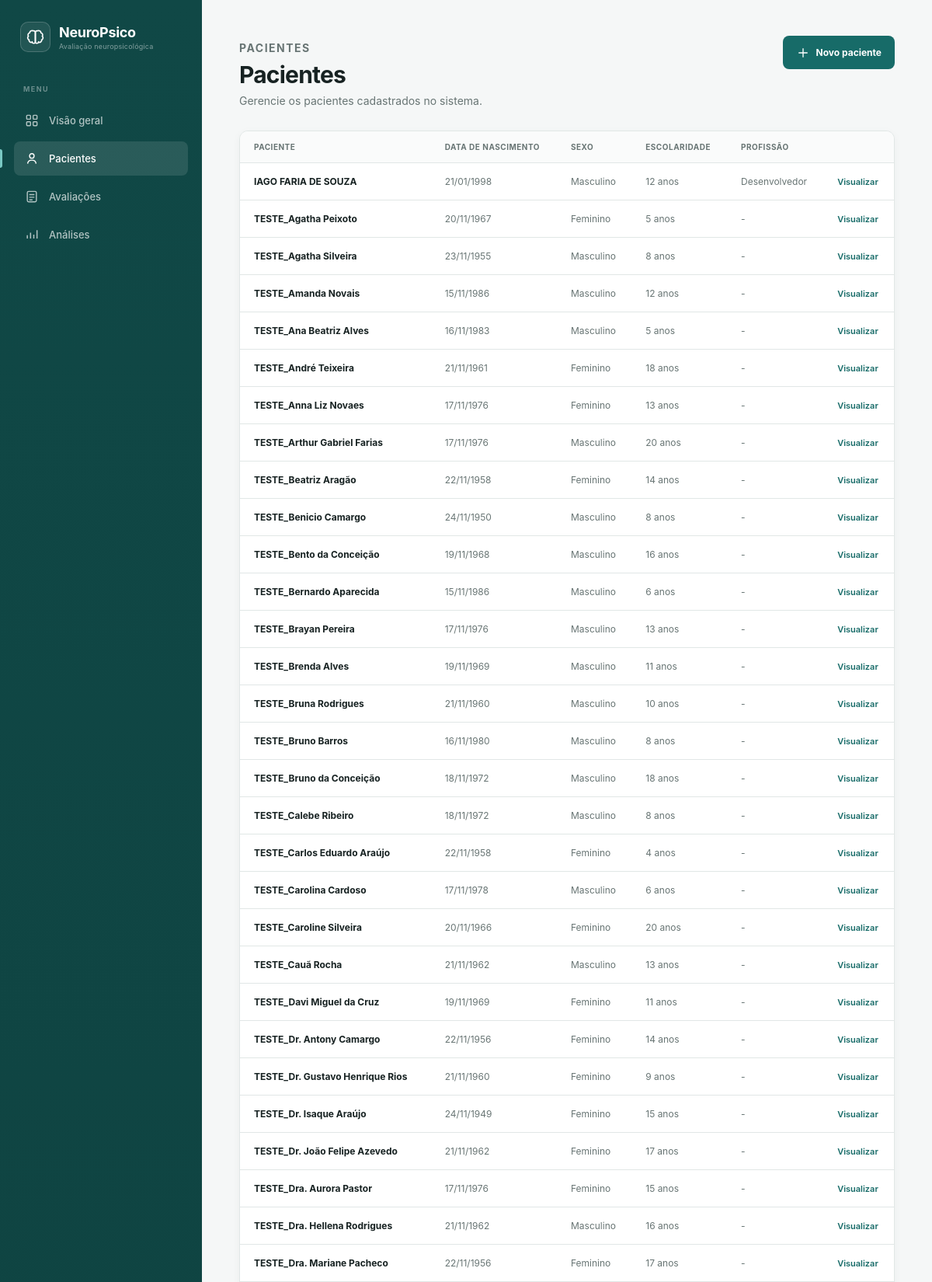
Page /pacientes/ (signed in, upper part) on the committed database.
### app/models/paciente.py (models this page shows, shortened)
class Paciente(db.Model):
    __tablename__ = "paciente"
    id = db.Column(db.Integer, primary_key=True)
    nome = db.Column(db.String(150), nullable=False)
    data_nascimento = db.Column(db.Date, nullable=False)
    sexo = db.Column(db.String(30))
    estado_civil = db.Column(db.String(50))
    anos_estudo = db.Column(db.Integer)
    profissao = db.Column(db.String(100))
    ocupacao_atual = db.Column(db.String(100))
    avaliacoes = db.relationship(
        "Avaliacao",
        back_populates="paciente"
    )

### app/routes/pacientes.py (the view)
@pacientes_bp.route("/")
@login_required
def listar():
    pacientes = db.session.scalars(
        db.select(Paciente).order_by(Paciente.nome)
    ).all()
    return render_template(
        "pacientes/listar.html",
        pacientes=pacientes
    )

### app/templates/pacientes/listar.html (shortened to what this page needs)
{% extends "base.html" %}
{% block content %}
<header class="page-header">
    <div>
        <p class="page-eyebrow">
            PACIENTES
        </p>
        <h1>Pacientes</h1>
        <p>
            Gerencie os pacientes cadastrados no sistema.
        </p>
    </div>
    <a
        href="{{ url_for('pacientes.novo') }}"
        class="button-primary"
    >
        <svg viewBox="0 0 24 24" fill="none">
            <path
                d="M12 5V19M5 12H19"
                stroke="currentColor"
                stroke-width="1.8"
                stroke-linecap="round"
            />
        </svg>
        Novo paciente
    </a>
</header>
<section class="page-container">
    <div class="table-card">
        {% if pacientes %}
            <table class="data-table">
                <thead>
                    <tr>
                        <th>Paciente</th>
                        <th>Data de nascimento</th>
                        <th>Sexo</th>
                        <th>Escolaridade</th>
                        <th>Profissão</th>
                        <th></th>
                    </tr>
                </thead>
                <tbody>
                    {% for paciente in pacientes %}
                        <tr>
                            <td class="patient-name">
                                {{ paciente.nome }}
                            </td>
                            <td class="table-muted">
                                {{ paciente.data_nascimento.strftime('%d/%m/%Y') }}
                            </td>
                            <td class="table-muted">
                                {{ paciente.sexo or '-' }}
                            </td>
                            <td class="table-muted">
                                {% if paciente.anos_estudo is not none %}
                                    {{ paciente.anos_estudo }} anos
                                {% else %}
                                    -
                                {% endif %}
                            </td>
                            <td class="table-muted">
                                {{ paciente.profissao or '-' }}
                            </td>
                            <td>
                                <a
                                    href="{{ url_for('pacientes.visualizar', paciente_id=paciente.id) }}"
                                    class="table-action"
                                >
                                    Visualizar
                                </a>
                            </td>
                        </tr>
                    {% endfor %}
                </tbody>
            </table>
        {% endif %}
    </div>
</section>
{% endblock %}

### app/static/css/app.css (style rules this page uses)
* { margin: 0; padding: 0; box-sizing: border-box; }
:root { --primary: #176b68; --primary-dark: #105653; --primary-light: #e7f3f2; --sidebar: #103f3e; --sidebar-hover: rgba(255, 255, 255, 0.07); --background: #f5f7f7; --surface: #ffffff; --text-primary: #172222; --text-secondary: #687574; --text-muted: #93a09f; --border: #e1e7e6; --shadow: 0 3px 12px rgba(21, 48, 47, 0.04); --sidebar-width: 260px; }
html, body { min-height: 100%; }
body { min-height: 100vh; font-family: Inter, -apple-system, BlinkMacSystemFont, "Segoe UI", sans-serif; background: var(--background); color: var(--text-primary); }
a { color: inherit; text-decoration: none; }
.page-eyebrow { margin-bottom: 8px; font-size: 10px; font-weight: 700; letter-spacing: 1.5px; color: var(--primary); }
.page-header { max-width: 1400px; display: flex; align-items: flex-start; justify-content: space-between; gap: 25px; margin: 0 auto 30px; }
.page-header h1 { font-size: 30px; font-weight: 650; letter-spacing: -0.8px; }
.page-header p { margin-top: 7px; font-size: 14px; color: var(--text-secondary); }
.page-container { max-width: 1400px; margin: 0 auto; }
.button-primary { min-height: 43px; display: inline-flex; align-items: center; justify-content: center; gap: 8px; padding: 0 17px; border: none; border-radius: 8px; cursor: pointer; background: var(--primary); color: white; font-family: inherit; font-size: 12px; font-weight: 650; transition: background-color 0.2s ease; }
.button-primary svg { width: 18px; height: 18px; }
.table-card { overflow: hidden; border: 1px solid var(--border); border-radius: 11px; background: var(--surface); box-shadow: var(--shadow); }
.data-table { width: 100%; border-collapse: collapse; }
.data-table th { padding: 14px 18px; border-bottom: 1px solid var(--border); background: #fafbfb; color: var(--text-secondary); font-size: 10px; font-weight: 700; text-align: left; text-transform: uppercase; letter-spacing: 0.5px; }
.data-table td { padding: 16px 18px; border-bottom: 1px solid var(--border); font-size: 12px; }
.patient-name { font-weight: 650; }
.table-muted { color: var(--text-secondary); }
.table-action { font-size: 11px; font-weight: 600; color: var(--primary); }

### rows in the picture
Paciente: nome "IAGO FARIA DE SOUZA", data_nascimento "21/01/1998", sexo "Masculino", anos_estudo "12", profissao "Desenvolvedor"
Paciente: nome "TESTE_Agatha Peixoto", data_nascimento "20/11/1967", sexo "Feminino", anos_estudo "5", profissao "-"
Paciente: nome "TESTE_Agatha Silveira", data_nascimento "23/11/1955", sexo "Masculino", anos_estudo "8", profissao "-"
Paciente: nome "TESTE_Amanda Novais", data_nascimento "15/11/1986", sexo "Masculino", anos_estudo "12", profissao "-"
Paciente: nome "TESTE_Ana Beatriz Alves", data_nascimento "16/11/1983", sexo "Masculino", anos_estudo "5", profissao "-"
Paciente: nome "TESTE_André Teixeira", data_nascimento "21/11/1961", sexo "Feminino", anos_estudo "18", profissao "-"
Paciente: nome "TESTE_Anna Liz Novaes", data_nascimento "17/11/1976", sexo "Feminino", anos_estudo "13", profissao "-"
Paciente: nome "TESTE_Arthur Gabriel Farias", data_nascimento "17/11/1976", sexo "Masculino", anos_estudo "20", profissao "-"
Paciente: nome "TESTE_Beatriz Aragão", data_nascimento "22/11/1958", sexo "Feminino", anos_estudo "14", profissao "-"
Paciente: nome "TESTE_Benicio Camargo", data_nascimento "24/11/1950", sexo "Masculino", anos_estudo "8", profissao "-"
Paciente: nome "TESTE_Bento da Conceição", data_nascimento "19/11/1968", sexo "Masculino", anos_estudo "16", profissao "-"
Paciente: nome "TESTE_Bernardo Aparecida", data_nascimento "15/11/1986", sexo "Masculino", anos_estudo "6", profissao "-"
Paciente: nome "TESTE_Brayan Pereira", data_nascimento "17/11/1976", sexo "Masculino", anos_estudo "13", profissao "-"
Paciente: nome "TESTE_Brenda Alves", data_nascimento "19/11/1969", sexo "Masculino", anos_estudo "11", profissao "-"
Paciente: nome "TESTE_Bruna Rodrigues", data_nascimento "21/11/1960", sexo "Masculino", anos_estudo "10", profissao "-"
Paciente: nome "TESTE_Bruno Barros", data_nascimento "16/11/1980", sexo "Masculino", anos_estudo "8", profissao "-"
Paciente: nome "TESTE_Bruno da Conceição", data_nascimento "18/11/1972", sexo "Masculino", anos_estudo "18", profissao "-"
Paciente: nome "TESTE_Calebe Ribeiro", data_nascimento "18/11/1972", sexo "Masculino", anos_estudo "8", profissao "-"
Paciente: nome "TESTE_Carlos Eduardo Araújo", data_nascimento "22/11/1958", sexo "Feminino", anos_estudo "4", profissao "-"
Paciente: nome "TESTE_Carolina Cardoso", data_nascimento "17/11/1978", sexo "Masculino", anos_estudo "6", profissao "-"
Paciente: nome "TESTE_Caroline Silveira", data_nascimento "20/11/1966", sexo "Feminino", anos_estudo "20", profissao "-"
Paciente: nome "TESTE_Cauã Rocha", data_nascimento "21/11/1962", sexo "Masculino", anos_estudo "13", profissao "-"
Paciente: nome "TESTE_Davi Miguel da Cruz", data_nascimento "19/11/1969", sexo "Feminino", anos_estudo "11", profissao "-"
Paciente: nome "TESTE_Dr. Antony Camargo", data_nascimento "22/11/1956", sexo "Feminino", anos_estudo "14", profissao "-"
Paciente: nome "TESTE_Dr. Gustavo Henrique Rios", data_nascimento "21/11/1960", sexo "Feminino", anos_estudo "9", profissao "-"
Paciente: nome "TESTE_Dr. Isaque Araújo", data_nascimento "24/11/1949", sexo "Feminino", anos_estudo "15", profissao "-"
Paciente: nome "TESTE_Dr. João Felipe Azevedo", data_nascimento "21/11/1962", sexo "Feminino", anos_estudo "17", profissao "-"
Paciente: nome "TESTE_Dra. Aurora Pastor", data_nascimento "17/11/1976", sexo "Feminino", anos_estudo "15", profissao "-"
Paciente: nome "TESTE_Dra. Hellena Rodrigues", data_nascimento "21/11/1962", sexo "Masculino", anos_estudo "16", profissao "-"
Paciente: nome "TESTE_Dra. Mariane Pacheco", data_nascimento "22/11/1956", sexo "Feminino", anos_estudo "17", profissao "-"
